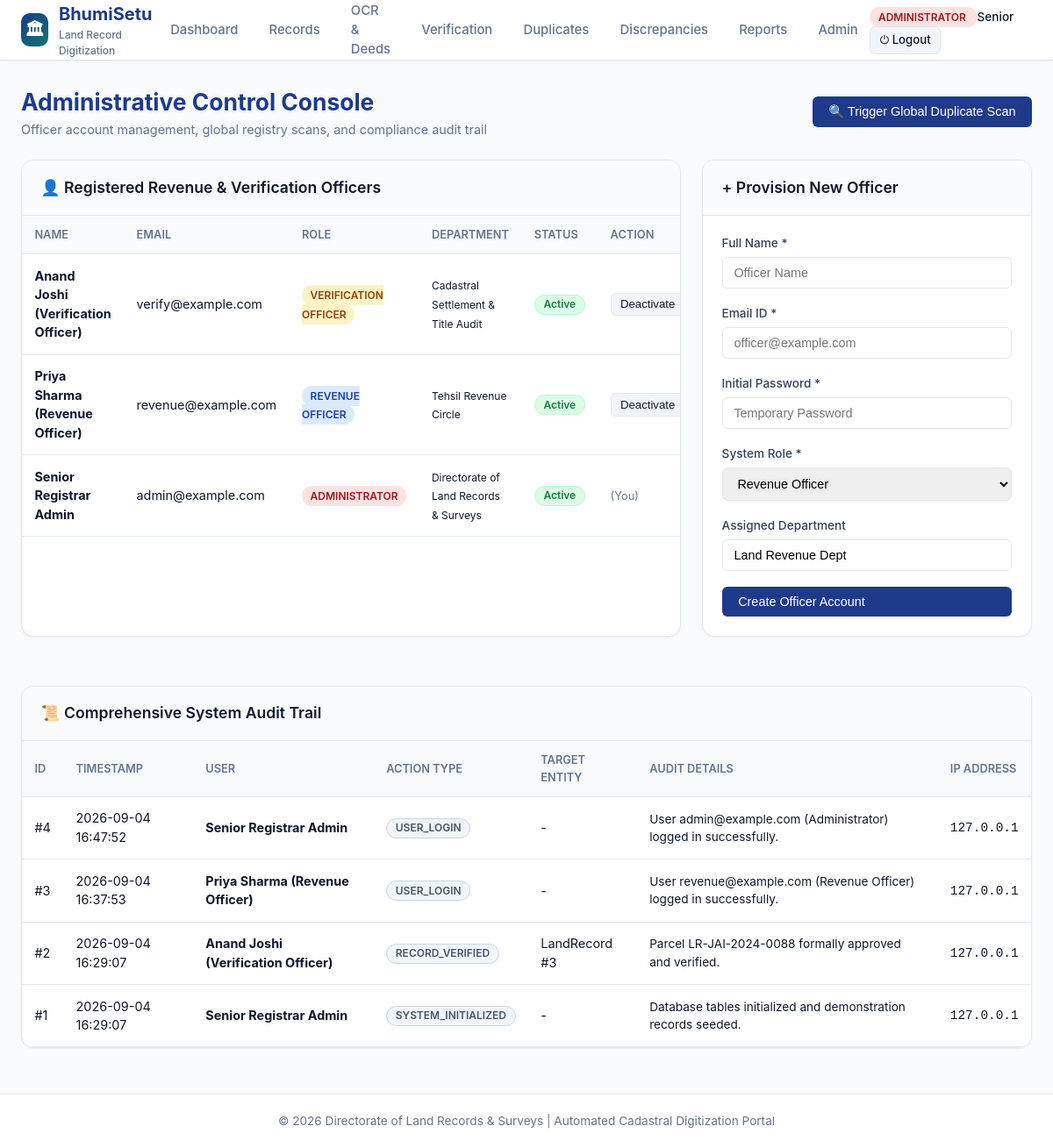
Page /admin (signed in) on the earlier database version.
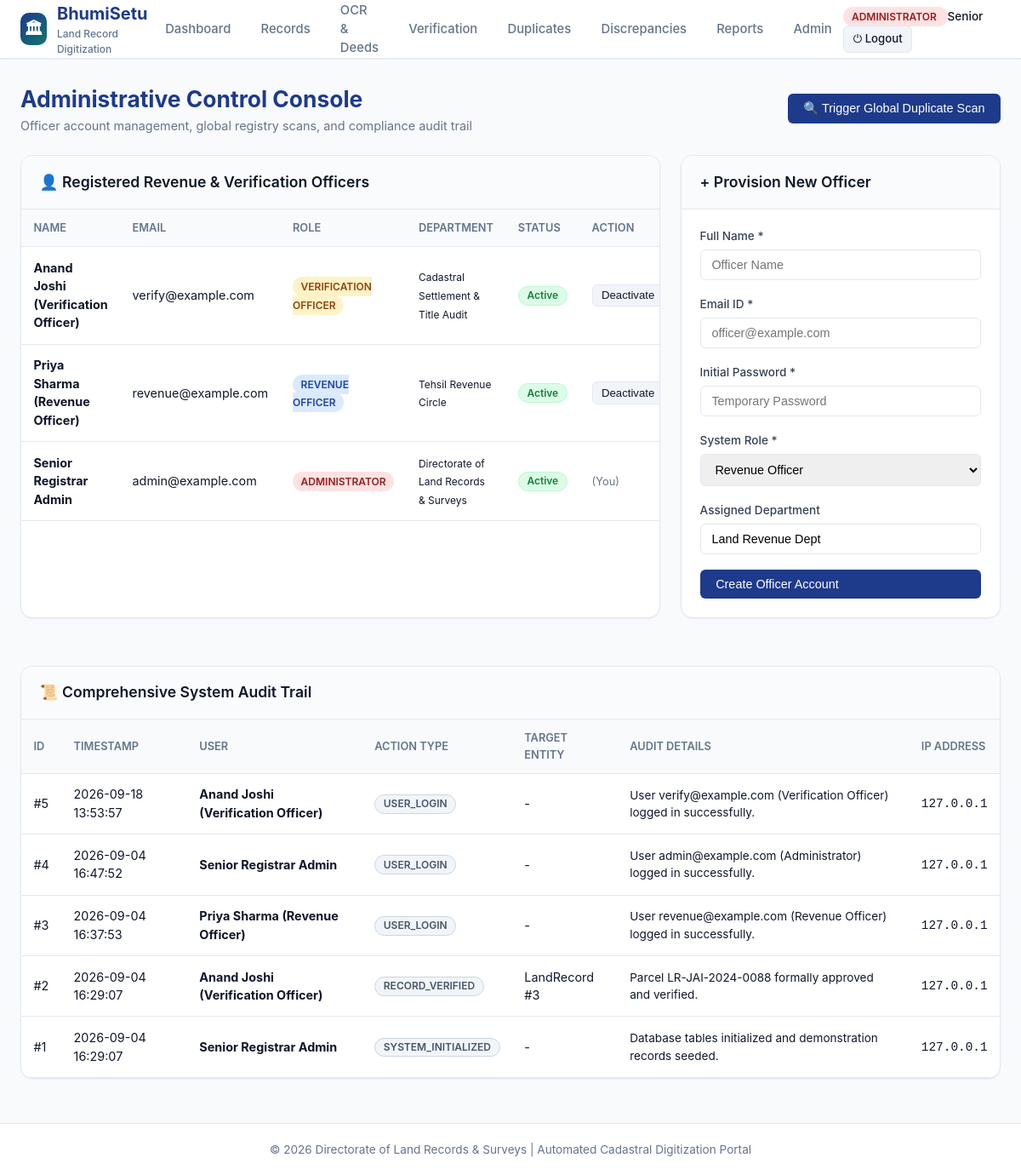
Same page on the later database version.
### models/user.py (models this page shows, shortened)
class User(UserMixin, db.Model):
    __tablename__ = 'users'
    id = db.Column(db.Integer, primary_key=True)
    email = db.Column(db.String(120), unique=True, nullable=False, index=True)
    name = db.Column(db.String(120), nullable=False)
    password_hash = db.Column(db.String(256), nullable=False)
    role = db.Column(db.String(50), nullable=False, default='Revenue Officer')
    department = db.Column(db.String(100), default='Revenue & Land Records Dept')
    is_active = db.Column(db.Boolean, default=True)
    created_at = db.Column(db.DateTime, default=datetime.utcnow)
    created_records = db.relationship('LandRecord', backref='creator', lazy=True, foreign_keys='LandRecord.created_by_id')
    uploaded_docs = db.relationship('Document', backref='uploader', lazy=True, foreign_keys='Document.uploaded_by_id')
    verifications = db.relationship('Verification', backref='verifier', lazy=True, foreign_keys='Verification.verified_by_id')
    audit_logs = db.relationship('AuditLog', backref='user', lazy=True, foreign_keys='AuditLog.user_id')
    @property
    def is_admin(self):
        return self.role == 'Administrator'
    @property
    def is_verification_officer(self):
        return self.role in ['Verification Officer', 'Administrator']

### models/audit_log.py (models this page shows, shortened)
class AuditLog(db.Model):
    __tablename__ = 'audit_logs'
    id = db.Column(db.Integer, primary_key=True)
    user_id = db.Column(db.Integer, db.ForeignKey('users.id'), nullable=True)
    action = db.Column(db.String(100), nullable=False, index=True)
    entity_type = db.Column(db.String(50), nullable=True)
    entity_id = db.Column(db.Integer, nullable=True)
    details = db.Column(db.Text, nullable=True)
    ip_address = db.Column(db.String(50), default='127.0.0.1')
    timestamp = db.Column(db.DateTime, default=datetime.utcnow, index=True)

### routes/admin.py (the view)
@admin_bp.route('/admin')
@login_required
@role_required('Administrator')
def index():
    users = User.query.order_by(User.created_at.desc()).all()
    recent_logs = AuditLog.query.order_by(AuditLog.timestamp.desc()).limit(25).all()
    record_count = LandRecord.query.count()
    doc_count = Document.query.count()
    ver_count = Verification.query.count()
    return render_template(
        'admin.html',
        users=users,
        recent_logs=recent_logs,
        record_count=record_count,
        doc_count=doc_count,
        ver_count=ver_count,
        active_tab='overview'
    )

### routes/auth.py (called while the page is built)
def role_required(*roles):
    def decorator(f):
        @wraps(f)
        def decorated_function(*args, **kwargs):
            if not current_user.is_authenticated:
                flash('Please log in to access this page.', 'warning')
                return redirect(url_for('auth.login', next=request.url))
            if current_user.role not in roles and not current_user.is_admin:
                flash('You do not have permission to access this resource.', 'danger')
                return redirect(url_for('dashboard.index'))
            return f(*args, **kwargs)
        return decorated_function
    return decorator

### templates/admin.html (shortened to what this page needs)
{% extends "base.html" %}
{% block content %}
<div style="display: flex; justify-content: space-between; align-items: center; margin-bottom: 1.5rem; flex-wrap: wrap; gap: 1rem;">
  <div>
    <h1 style="font-size: 1.65rem; font-weight: 700; color: var(--primary);">Administrative Control Console</h1>
    <p style="color: var(--text-muted); font-size: 0.9rem;">Officer account management, global registry scans, and compliance audit trail</p>
  </div>
  <div style="display: flex; gap: 0.5rem;">
    <form method="POST" action="{{ url_for('admin.scan_all') }}" style="display: inline;">
      <button type="submit" class="btn btn-primary">&#128269; Trigger Global Duplicate Scan</button>
    </form>
  </div>
</div>
<div style="display: grid; grid-template-columns: 2fr 1fr; gap: 1.5rem; margin-bottom: 2rem;">
  <div class="card">
    <div class="card-header">
      <h3 class="card-title">&#128100; Registered Revenue & Verification Officers</h3>
    </div>
    <div class="table-responsive">
      <table class="table">
        <thead>
          <tr>
            <th>Name</th>
            <th>Email</th>
            <th>Role</th>
            <th>Department</th>
            <th>Status</th>
            <th>Action</th>
          </tr>
        </thead>
        <tbody>
          {% for u in users %}
          <tr>
            <td><b>{{ u.name }}</b></td>
            <td>{{ u.email }}</td>
            <td>
              <span class="role-pill {% if u.is_admin %}role-admin{% elif u.role == 'Verification Officer' %}role-verify{% else %}role-revenue{% endif %}">
                {{ u.role }}
              </span>
            </td>
            <td><small>{{ u.department }}</small></td>
            <td>
              <span class="badge {% if u.is_active %}badge-success{% else %}badge-danger{% endif %}">
                {% if u.is_active %}Active{% else %}Inactive{% endif %}
              </span>
            </td>
            <td>
              {% if u.id != current_user.id %}
              <form method="POST" action="{{ url_for('admin.toggle_user_status', user_id=u.id) }}" style="display: inline;">
                <button type="submit" class="btn btn-sm btn-secondary">
                  {% if u.is_active %}Deactivate{% else %}Activate{% endif %}
                </button>
              </form>
              {% else %}
              <span style="font-size: 0.8rem; color: var(--text-muted);">(You)</span>
              {% endif %}
            </td>
          </tr>
          {% endfor %}
        </tbody>
      </table>
    </div>
  </div>
  <div class="card">
    <div class="card-header">
      <h3 class="card-title">&#43; Provision New Officer</h3>
    </div>
    <div class="card-body">
      <form method="POST" action="{{ url_for('admin.create_user') }}">
        <div class="form-group">
          <label class="form-label">Full Name *</label>
          <input type="text" name="name" class="form-control" required placeholder="Officer Name">
        </div>
        <div class="form-group">
          <label class="form-label">Email ID *</label>
          <input type="email" name="email" class="form-control" required placeholder="officer@example.com">
        </div>
        <div class="form-group">
          <label class="form-label">Initial Password *</label>
          <input type="password" name="password" class="form-control" required placeholder="Temporary Password">
        </div>
        <div class="form-group">
          <label class="form-label">System Role *</label>
          <select name="role" class="form-control">
            <option value="Revenue Officer">Revenue Officer</option>
          </select>
        </div>
        <div class="form-group">
          <label class="form-label">Assigned Department</label>
          <input type="text" name="department" class="form-control" placeholder="Revenue & Survey Dept" value="Land Revenue Dept">
        </div>
        <button type="submit" class="btn btn-primary" style="width: 100%;">Create Officer Account</button>
      </form>
    </div>
  </div>
</div>
<div class="card">
  <div class="card-header">
    <h3 class="card-title">&#128220; Comprehensive System Audit Trail</h3>
  </div>
  <div class="table-responsive">
    <table class="table">
      <thead>
        <tr>
          <th>ID</th>
          <th>Timestamp</th>
          <th>User</th>
          <th>Action Type</th>
          <th>Target Entity</th>
          <th>Audit Details</th>
          <th>IP Address</th>
        </tr>
      </thead>
      <tbody>
        {% for log in recent_logs %}
        <tr>
          <td>#{{ log.id }}</td>
          <td>{{ log.timestamp|format_date('%Y-%m-%d %H:%M:%S') }}</td>
          <td><b>{{ log.user.name if log.user else 'System' }}</b></td>
          <td><span class="badge badge-secondary">{{ log.action }}</span></td>
          <td>{{ log.entity_type or '-' }} {% if log.entity_id %}#{{ log.entity_id }}{% endif %}</td>
          <td style="font-size: 0.85rem; max-width: 450px;">{{ log.details }}</td>
          <td><code>{{ log.ip_address }}</code></td>
        </tr>
        {% endfor %}
      </tbody>
    </table>
  </div>
</div>
{% endblock %}

### templates/base.html (shortened to what this page needs)
<!DOCTYPE html>
<html lang="en">
<head>
  <link rel="stylesheet" href="{{ url_for('static', filename='css/style.css') }}">
</head>
<body>
  <header class="navbar">
    <div class="nav-container">
      <a href="{{ url_for('dashboard.root') }}" class="brand-logo">
        <div class="brand-icon">&#127963;</div>
        <div>
          <span>BhumiSetu</span>
          <span style="font-size: 0.75rem; display: block; color: var(--text-muted); font-weight: 500;">Land Record Digitization</span>
        </div>
      </a>
      {% if current_user.is_authenticated %}
      <nav>
        <ul class="nav-links">
          <li class="nav-item"><a href="{{ url_for('dashboard.index') }}">Dashboard</a></li>
          <li class="nav-item"><a href="{{ url_for('records.list_records') }}">Records</a></li>
          <li class="nav-item"><a href="{{ url_for('documents.list_documents') }}">OCR & Deeds</a></li>
          {% if current_user.is_verification_officer or current_user.is_admin %}
          <li class="nav-item"><a href="{{ url_for('verification.queue') }}">Verification</a></li>
          {% endif %}
          <li class="nav-item"><a href="{{ url_for('records.view_duplicates') }}">Duplicates</a></li>
          <li class="nav-item"><a href="{{ url_for('records.view_mismatches') }}">Discrepancies</a></li>
          <li class="nav-item"><a href="{{ url_for('reports.report_center') }}">Reports</a></li>
          {% if current_user.is_admin %}
          <li class="nav-item"><a href="{{ url_for('admin.index') }}">Admin</a></li>
          {% endif %}
        </ul>
      </nav>
      <div class="user-badge-wrap">
        <span class="role-pill {% if current_user.is_admin %}role-admin{% elif current_user.role == 'Verification Officer' %}role-verify{% else %}role-revenue{% endif %}">
          {{ current_user.role }}
        </span>
        <span style="font-size: 0.85rem; font-weight: 500;">{{ current_user.name.split(' ')[0] }}</span>
        <a href="{{ url_for('auth.logout') }}" class="btn btn-sm btn-secondary" title="Logout">&#9211; Logout</a>
      </div>
      {% else %}
      <div>
        <a href="{{ url_for('auth.login') }}" class="btn btn-primary">Sign In</a>
      </div>
      {% endif %}
    </div>
  </header>
  <main class="main-wrapper">
    {% block content %}{% endblock %}
  </main>
  <footer>
    <div style="max-width: 1350px; margin: 0 auto; padding: 0 1.5rem;">
      <p>&copy; 2026 Directorate of Land Records & Surveys | Automated Cadastral Digitization Portal</p>
    </div>
  </footer>
</body>
</html>

Differences in the rows shown:
added AuditLog: id "5", timestamp "2026-09-18 13:53:57", user "Anand Joshi (Verification Officer)", action "USER_LOGIN", entity_type "-", details "User verify@example.com (Verification Officer) logged in successfully.", ip_address "127.0.0.1"
